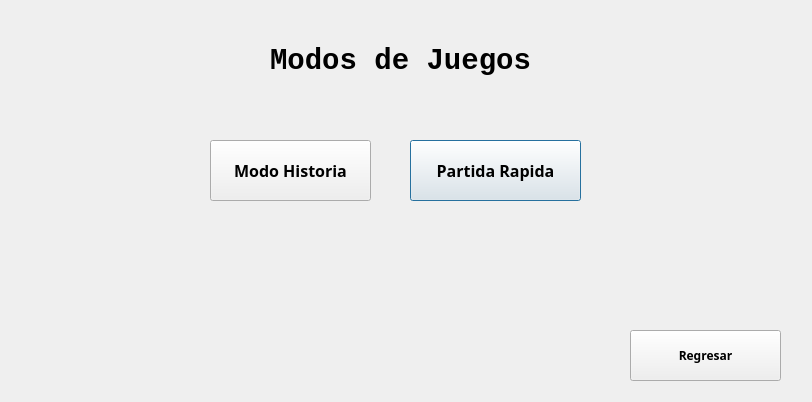
<?xml version="1.0" encoding="UTF-8"?>
<ui version="4.0">
 <class>frmgamemodes</class>
 <widget class="QDialog" name="frmgamemodes">
  <property name="geometry">
   <rect>
    <x>0</x>
    <y>0</y>
    <width>812</width>
    <height>402</height>
   </rect>
  </property>
  <property name="windowTitle">
   <string>Dialog</string>
  </property>
  <widget class="QLabel" name="label">
   <property name="geometry">
    <rect>
     <x>230</x>
     <y>40</y>
     <width>341</width>
     <height>41</height>
    </rect>
   </property>
   <property name="font">
    <font>
     <family>Courier New</family>
     <pointsize>22</pointsize>
     <bold>true</bold>
    </font>
   </property>
   <property name="text">
    <string>Modos de Juegos</string>
   </property>
   <property name="alignment">
    <set>Qt::AlignmentFlag::AlignCenter</set>
   </property>
  </widget>
  <widget class="QPushButton" name="pushButton">
   <property name="geometry">
    <rect>
     <x>410</x>
     <y>140</y>
     <width>171</width>
     <height>61</height>
    </rect>
   </property>
   <property name="font">
    <font>
     <family>8514oem</family>
     <pointsize>12</pointsize>
     <bold>true</bold>
    </font>
   </property>
   <property name="text">
    <string>Partida Rapida</string>
   </property>
  </widget>
  <widget class="QPushButton" name="pushButton_2">
   <property name="geometry">
    <rect>
     <x>210</x>
     <y>140</y>
     <width>161</width>
     <height>61</height>
    </rect>
   </property>
   <property name="font">
    <font>
     <family>8514oem</family>
     <pointsize>12</pointsize>
     <bold>true</bold>
    </font>
   </property>
   <property name="text">
    <string>Modo Historia</string>
   </property>
  </widget>
  <widget class="QPushButton" name="pushButton_3">
   <property name="geometry">
    <rect>
     <x>630</x>
     <y>330</y>
     <width>151</width>
     <height>51</height>
    </rect>
   </property>
   <property name="font">
    <font>
     <family>8514oem</family>
     <bold>true</bold>
    </font>
   </property>
   <property name="text">
    <string>Regresar</string>
   </property>
  </widget>
 </widget>
 <resources/>
 <connections/>
</ui>
